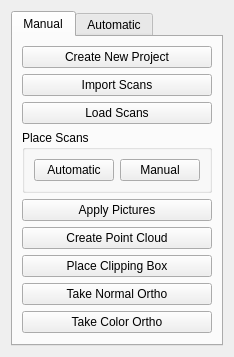
<?xml version="1.0" encoding="UTF-8"?>
<ui version="4.0">
 <class>scene_view</class>
 <widget class="QWidget" name="scene_view">
  <property name="geometry">
   <rect>
    <x>0</x>
    <y>0</y>
    <width>218</width>
    <height>357</height>
   </rect>
  </property>
  <property name="windowTitle">
   <string>SCENE Tool - Vehicle</string>
  </property>
  <property name="windowIcon">
   <iconset resource="../../resources/resources.qrc">
    <normaloff>:/icons/icons/icons8-Traffic Jam-80.png</normaloff>:/icons/icons/icons8-Traffic Jam-80.png</iconset>
  </property>
  <layout class="QVBoxLayout" name="verticalLayout">
   <item>
    <widget class="QTabWidget" name="scene_tab_widget">
     <property name="currentIndex">
      <number>0</number>
     </property>
     <widget class="QWidget" name="manual_tab">
      <attribute name="title">
       <string>Manual</string>
      </attribute>
      <layout class="QVBoxLayout" name="verticalLayout_2">
       <item>
        <widget class="QPushButton" name="new_project_btn">
         <property name="text">
          <string>Create New Project</string>
         </property>
        </widget>
       </item>
       <item>
        <widget class="QPushButton" name="import_scans_btn">
         <property name="text">
          <string>Import Scans</string>
         </property>
        </widget>
       </item>
       <item>
        <widget class="QPushButton" name="load_scans_btn">
         <property name="text">
          <string>Load Scans</string>
         </property>
        </widget>
       </item>
       <item>
        <widget class="QGroupBox" name="place_scans_grp">
         <property name="title">
          <string>Place Scans</string>
         </property>
         <layout class="QHBoxLayout" name="horizontalLayout">
          <item>
           <widget class="QPushButton" name="place_scans_auto_btn">
            <property name="text">
             <string>Automatic</string>
            </property>
           </widget>
          </item>
          <item>
           <widget class="QPushButton" name="place_scans_manual_btn">
            <property name="text">
             <string>Manual</string>
            </property>
           </widget>
          </item>
         </layout>
        </widget>
       </item>
       <item>
        <widget class="QPushButton" name="apply_pictures_btn">
         <property name="text">
          <string>Apply Pictures</string>
         </property>
        </widget>
       </item>
       <item>
        <widget class="QPushButton" name="intensity_point_cloud_btn">
         <property name="text">
          <string>Create Point Cloud</string>
         </property>
        </widget>
       </item>
       <item>
        <widget class="QPushButton" name="clipping_box_btn">
         <property name="text">
          <string>Place Clipping Box</string>
         </property>
        </widget>
       </item>
       <item>
        <widget class="QPushButton" name="intensity_ortho_btn">
         <property name="text">
          <string>Take Normal Ortho</string>
         </property>
        </widget>
       </item>
       <item>
        <widget class="QPushButton" name="color_ortho_btn">
         <property name="text">
          <string>Take Color Ortho</string>
         </property>
        </widget>
       </item>
       <item>
        <spacer name="manual_spacer">
         <property name="orientation">
          <enum>Qt::Vertical</enum>
         </property>
         <property name="sizeHint" stdset="0">
          <size>
           <width>20</width>
           <height>0</height>
          </size>
         </property>
        </spacer>
       </item>
      </layout>
     </widget>
     <widget class="QWidget" name="auto_tab">
      <attribute name="title">
       <string>Automatic</string>
      </attribute>
      <layout class="QVBoxLayout" name="verticalLayout_3">
       <item>
        <widget class="QPushButton" name="load_place_scans_btn">
         <property name="text">
          <string>Load and Place Scans</string>
         </property>
        </widget>
       </item>
       <item>
        <widget class="QPushButton" name="take_orthos_btn">
         <property name="text">
          <string>Take Orthos</string>
         </property>
        </widget>
       </item>
       <item>
        <spacer name="auto_spacer">
         <property name="orientation">
          <enum>Qt::Vertical</enum>
         </property>
         <property name="sizeHint" stdset="0">
          <size>
           <width>20</width>
           <height>234</height>
          </size>
         </property>
        </spacer>
       </item>
      </layout>
     </widget>
    </widget>
   </item>
  </layout>
 </widget>
 <resources>
  <include location="../../resources/resources.qrc"/>
 </resources>
 <connections/>
</ui>
